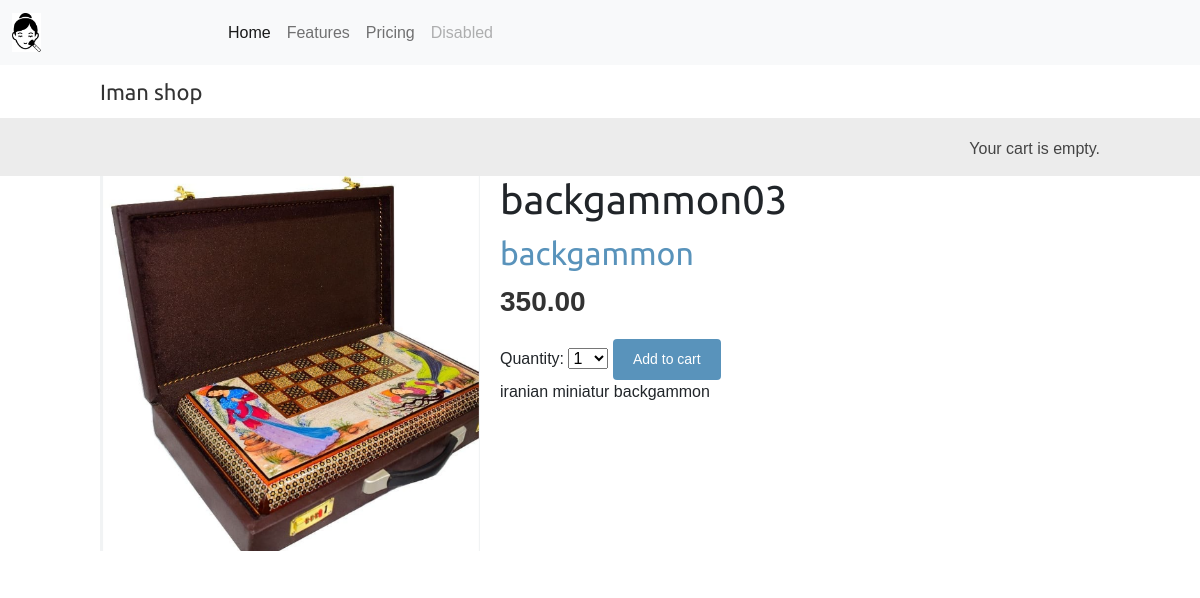
Page /shop/10/backgammon03/ on the committed database.
### shop/models.py (models this page shows, shortened)
class Product(models.Model):
    category = models.ForeignKey('Category', on_delete=models.CASCADE, related_name='products')
    name = models.CharField(max_length=200, )
    slug = models.SlugField(max_length=200)
    image = models.ImageField(upload_to='products/%Y/%m/%d', blank=True)
    description = models.TextField()
    price = models.DecimalField(decimal_places=2, max_digits=10)
    available = models.BooleanField(default=False)
    created = models.DateTimeField(auto_now_add=True)
    updated = models.DateTimeField(auto_now=True)
    class Meta:
        ordering = ['name']
        indexes = [
            models.Index(fields=['id', 'slug']),
            models.Index(fields=['name']),
            models.Index(fields=['-created']),
        ]

class Category(models.Model):
    name = models.CharField(max_length=200, )
    slug = models.SlugField()
    class Meta:
        ordering = ['name']
        indexes = [models.Index(fields=['name']), ]
    def get_absolute_url(self):
        return reverse('shop:product_list_by_cat', args=[self.slug])

### shop/views.py (the view)
# urls.py: path('<int:id>/<slug:slug>/', views.product_detail, name='product_detail'),
def product_detail(request, id, slug):
    product = get_object_or_404(Product, id=id,
                                slug=slug,
                                available=True)
    cart_product_form = CartAddProductForm()
    return render(request,
                  'shop/product/detail.html',
                  {'product': product,
                   'cart_product_form': cart_product_form})

### cart/forms.py
class CartAddProductForm(forms.Form):
    quantity = forms.TypedChoiceField(
                                choices=PRODUCT_QUANTITY_CHOICES,
                                coerce=int)
    override = forms.BooleanField(required=False,
                                  initial=False,
                                  widget=forms.HiddenInput)

### cart/cart.py (called while the page is built)
    def __len__(self):
        return sum(item['quantity'] for item in self.cart.values())

### cart/context_processors.py (called while the page is built)
def cart(request):
    return {'cart': Cart(request)}

### shop/templates/shop/product/detail.html (shortened to what this page needs)
{% extends 'base.html' %}
{% load static %}
{% block content %}
    <div class="product-detail">
        <img src="{% if product.image %}{{ product.image.url }}{% else %}{% static 'img/no_image.jpg' %}{% endif %}">
        <h1>{{ product.name }}</h1>
        <h2><a href="{{ product.category.get_absolute_url }}"> {{ product.category.name }}</a></h2>
        <p class="price">{{ product.price }}</p>
        <form action="{% url "cart:cart_add" product.id %}" method="post" >
            {{ cart_product_form }}
            <input type="submit" value="Add to cart">
        </form>
        {{ product.description|linebreaks }}
    </div>
{% endblock %}

### shop/static/css/base.css (style rules this page uses)
body { margin:0; padding:0; font-family:helvetica, sans-serif; }
h1, h2, h3, h4, h5 , h6 { font-family: 'Ubuntu', sans-serif; font-weight:normal; }
a { text-decoration:none; color:#5993bb; }
a.button, input[type="submit"] { color:#fff; background:#5993bb; border-radius:4px; padding:10px 20px; font-size:14px; border:0; }
.product-detail { text-align:justify; }
.product-detail .price { color:#333; font-size:28px; font-weight:bold; }
.product-detail img { width:40%; float:left; padding:0 20px 20px 0; }
.product-detail h1 { margin-bottom:0; }
.product-detail h2 { margin-top:10px; }

### rows in the picture
Product: image (picture), name "backgammon03", category.name "backgammon", price "350.00", description "iranian miniatur backgammon"
